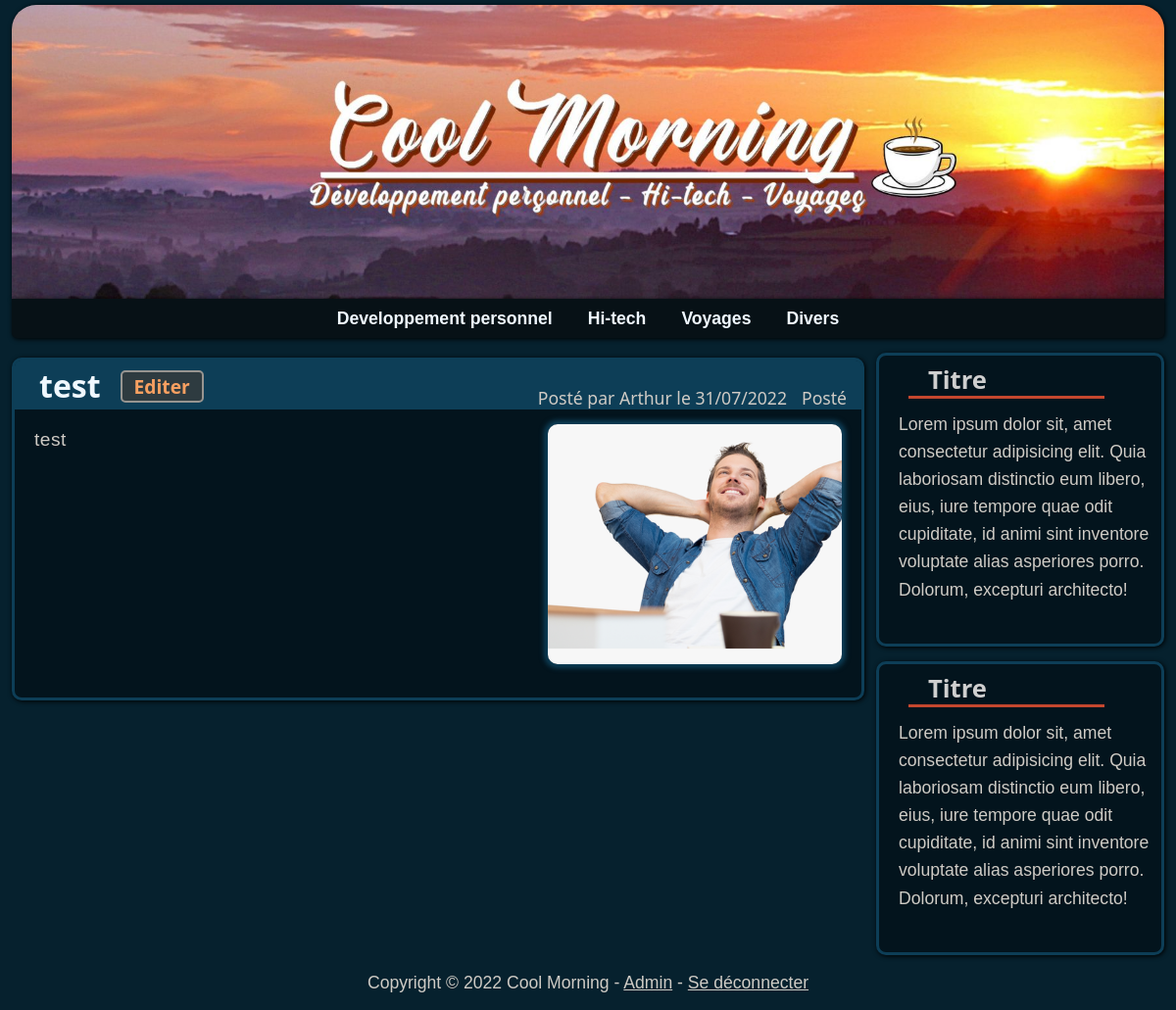
The app's page /article?id=12 with its own data.
### models.py (models this page shows)
class Article(db.Model):
    id = db.Column(db.Integer, primary_key=True)
    title = db.Column(db.String(100), nullable=False)
    text = db.Column(db.Text, nullable=False)
    date = db.Column(db.DateTime, nullable=False)
    scheduled = db.Column(db.Boolean, nullable=False)
    category = db.Column(db.String(50), nullable=False)
    posted = db.Column(db.Boolean, nullable=False)
    author = db.Column(db.String(50), nullable=False)
    img = db.Column(db.String, nullable=False)

### app.py (the view)
@app.route("/article")
def article():
    article = Article.query.filter_by(id=request.args.get("id")).first()
    return render_template("display_article.html", article=article, Markup=Markup)

### templates/display_article.html
{% extends "layout.html" %}
{% block body %}
<div class="row">
    <div class="col-md-9">
        <div class="article" id="begin">
            <div class="article-header">
                <h2>
                    {{ article.title }}
                    {% if session.user != None%}
                        <a class="edit-button" href="/edit_article?id={{ article.id }}">Editer</a>
                    {% endif %}
                </h2>
                {% if session.user != None%}
                    {% if article.posted %}
                        <p class="status">Posté</p>
                    {% else %}
                        <p class="status">Archivé</p>
                    {% endif %}
                {% endif %}
                <p>Posté par {{ article.author }} le {{ article.date.strftime('%d/%m/%Y') }}</p>
            </div>
            <img src="{{ article.img }}" class="thumb">
            <div class="text">
                {{ Markup(article.text) }}
            </div>
        </div>
    </div>
    <div class="col-md-3">
        <div class="aside">
            <h2>Titre</h2>
            <p>Lorem ipsum dolor sit, amet consectetur adipisicing elit. Quia laboriosam distinctio eum libero, eius, iure tempore quae odit cupiditate, id animi sint inventore voluptate alias asperiores porro. Dolorum, excepturi architecto!</p>
        </div>
        <div class="aside">
            <h2>Titre</h2>
            <p>Lorem ipsum dolor sit, amet consectetur adipisicing elit. Quia laboriosam distinctio eum libero, eius, iure tempore quae odit cupiditate, id animi sint inventore voluptate alias asperiores porro. Dolorum, excepturi architecto!</p>
        </div>
    </div>
</div>
{% endblock %}

### static/styles/custom.css (style rules this page uses)
body { background-color: #06212e; font-family: Verdana, Arial, Tahoma, Serif; color: #cfcbc5; }
.article-header { background-color: #0d3e57; height: 40px; border-radius: 6px 6px 0px 0px; padding-left: 25px; height: 50px; }
.article-header h2 { font-family: Candara, Calibri, Segoe, Segoe UI, Optima, Arial, sans-serif; position: absolute; margin-top: 7px; font-weight: bolder; display: inline; }
.article-header h2 a { color: aliceblue; text-decoration: none; }
.article-header h2 { color: aliceblue; }
.article-header p { font-family: Candara, Calibri, Segoe, Segoe UI, Optima, Arial, sans-serif; color: #cfcbc5; display: inline; float: right; font-size: 1.1em; padding-top: 25px; padding-right: 15px; margin-bottom: -2px; }
.aside h2 { color: #cfcfcf; Font-family: Candara, Calibri, Segoe, Segoe UI, Optima, Arial, sans-serif; font-weight: bolder; border-bottom: 3px solid #c5472e; width: 200px; margin: 10px 0px 5px 30px; padding-left: 20px; font-size: 1.6em; }
.article .thumb { margin: 15px 20px 3px 10px; float: right; border-radius: 10px; width: 300px; height: 245px; object-fit: cover; box-shadow: 0px 0px 5px 4px #0d3e57; }
.article .text, .edit-article .text { font-size: 1.2em; padding: 17px 15px 10px 20px; letter-spacing: 0.5px; }
.aside p { font-size: 1.1em; padding: 7px 10px 0px 20px; line-height: 1.6em; }
.article, .edit-article { min-height: 350px; }
.edit-button { position: absolute; color: #f8a061 !important; margin-left: 20px; margin-top: 3px !important; font-size: 0.6em; font-weight: bold; text-decoration: none; border: solid 1px #f8a061; background-color: #2e3b40; padding: 3px 12px; border: solid 2px #979591; border-radius: 5px; }
.article, .aside, .edit-article { box-sizing: border-box; background-color: #03141d; border-radius: 10px; border: #0d3e57 solid; box-shadow: 1px 1px 5px black; }
.article { margin-top: 20px; }
.aside { margin-top: 15px; height: 300px; overflow: auto; }
.col-md-3 { padding:0; }
.col-md-9 { padding-left:0; }

### records on screen
Article: title "test", author "Arthur", date "31/07/2022", text "test"
